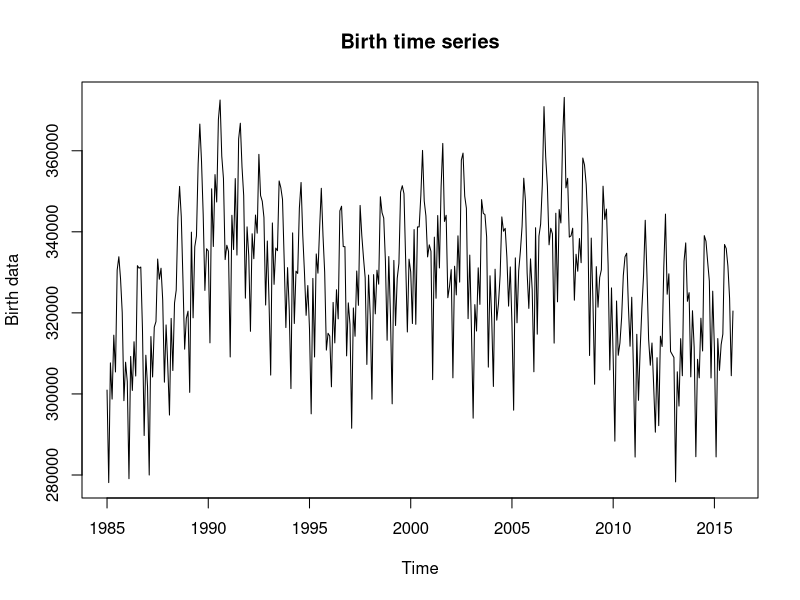
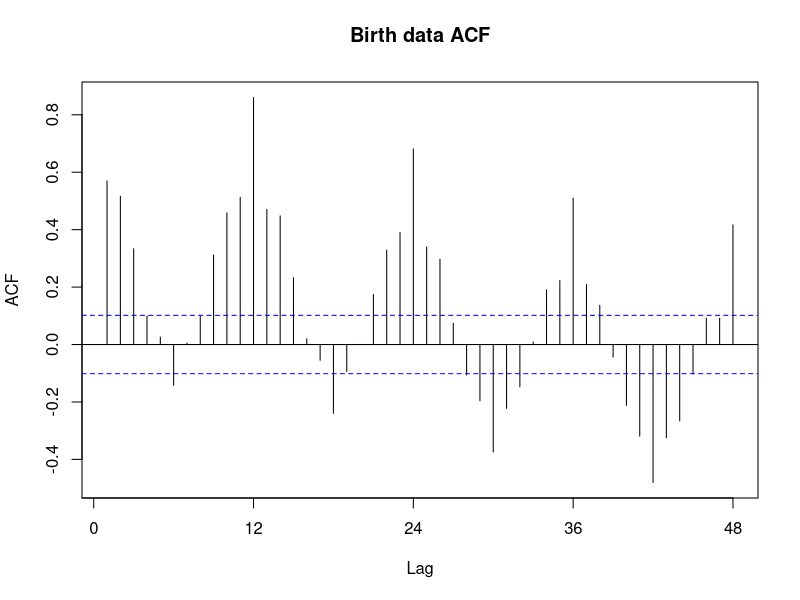
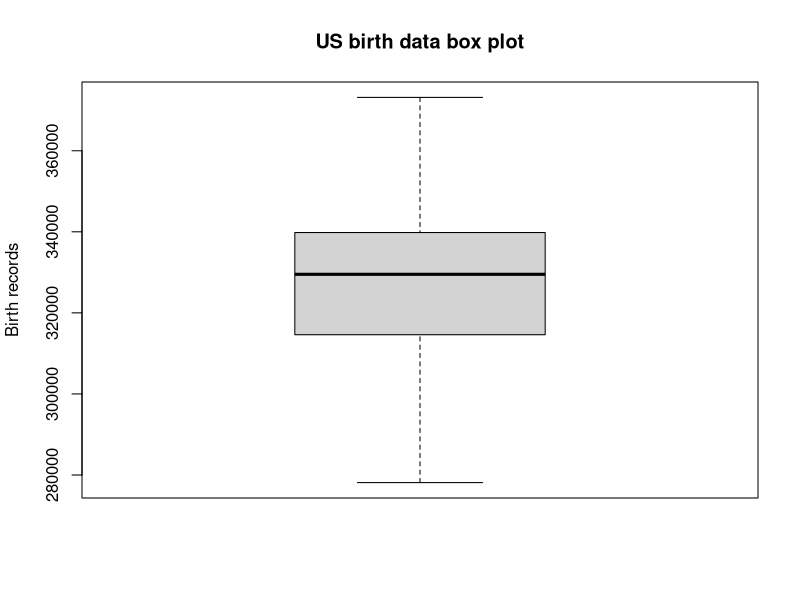
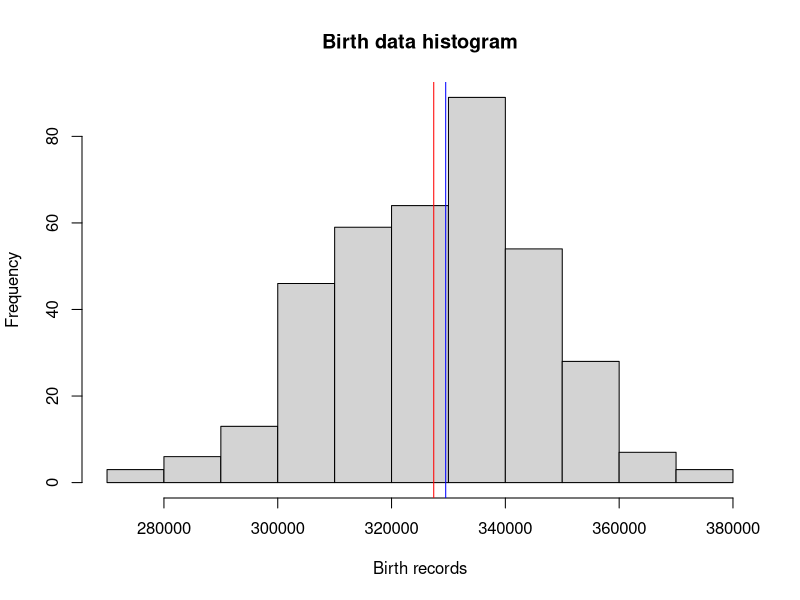
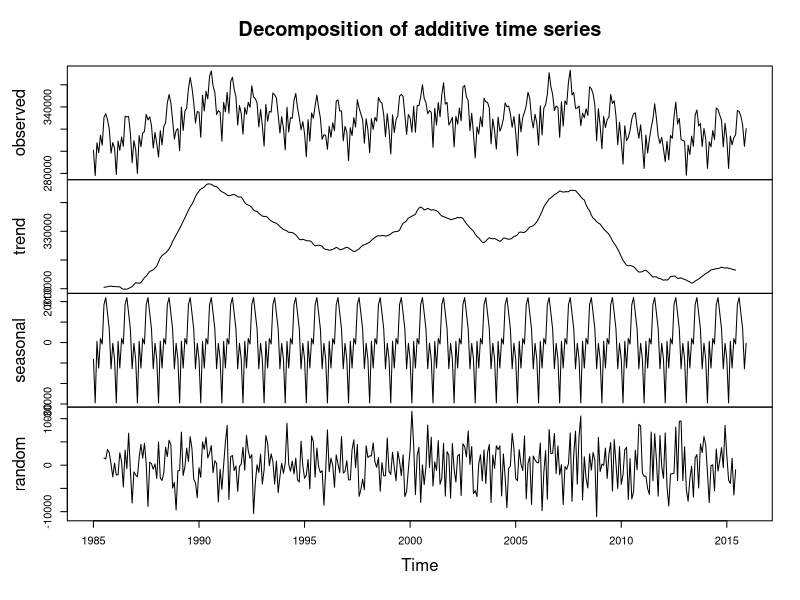
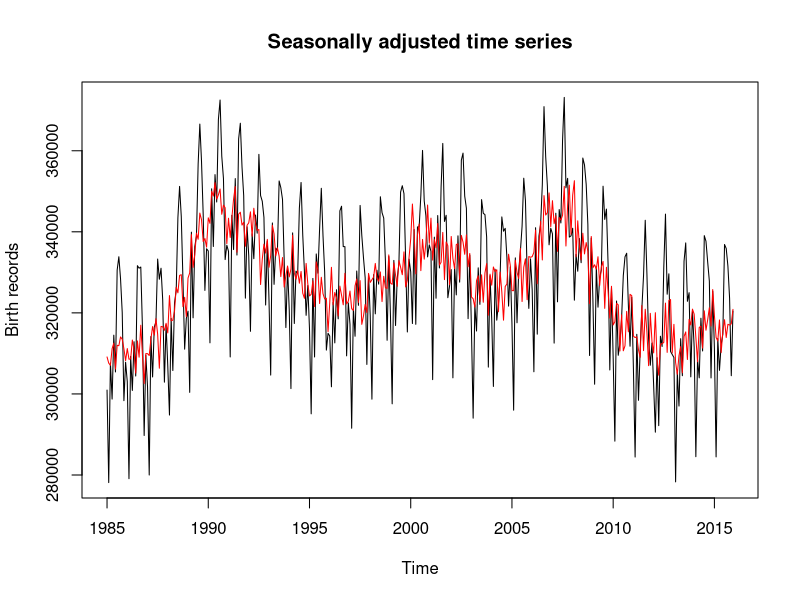
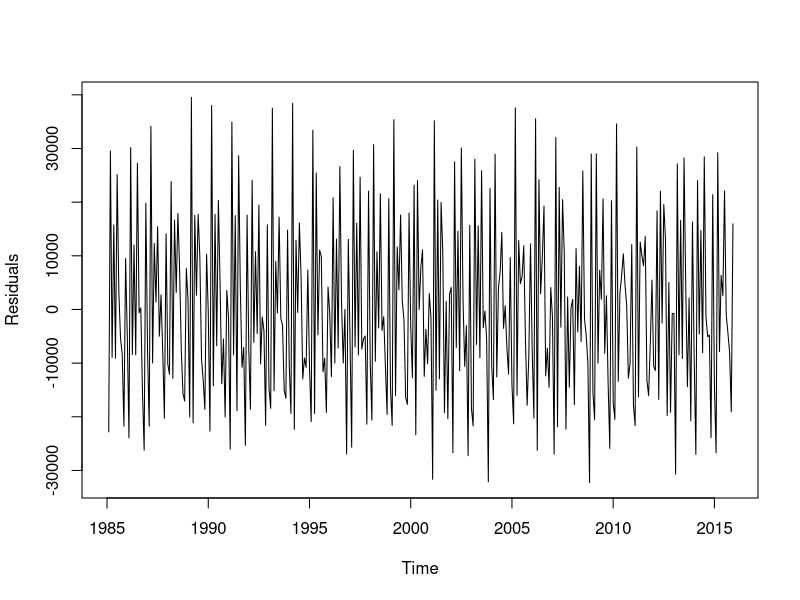
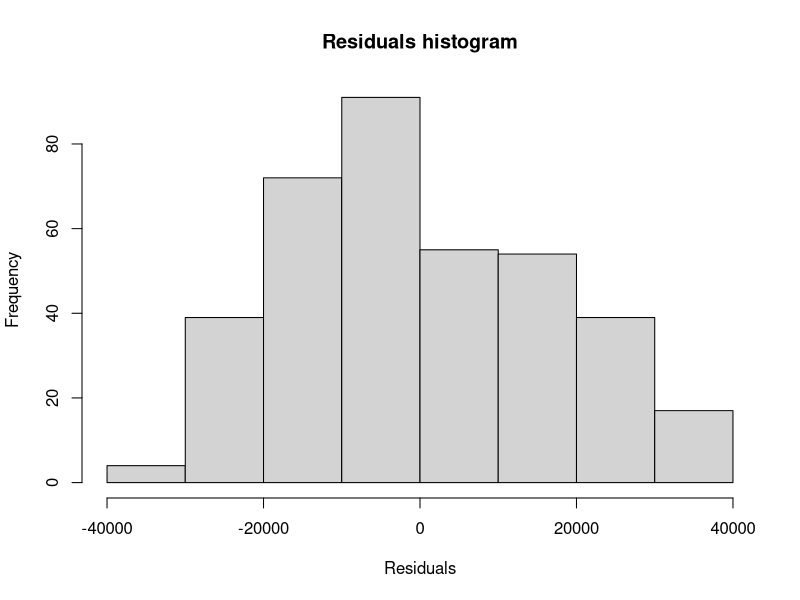

Here is the R script that generated these plots, in order:
## ---- chunk 1
library(forecast)
library(readxl)
library(TTR)

data <- read.csv('aggregated_data.csv')
ts_birth <- ts(data$Records,start=c(1985,1),frequency=12)
plot(ts_birth, main="Birth time series", ylab = "Birth data")
## ---- chunk 2
data
## ---- chunk 3
Acf(ts_birth, lag.max=48, main = "Birth data ACF")
## ---- chunk 4
fivenum(ts_birth)
mean(ts_birth)

birth_mean <- mean(ts_birth)  
birth_median <- median(ts_birth)


boxplot(ts_birth, main="US birth data box plot",ylab="Birth records")
hist(ts_birth, main="Birth data histogram",xlab="Birth records")
abline(v = birth_mean, col = "red", lwd = 1, lty = 1)   
abline(v = birth_median, col = "blue", lwd = 1, lty = 1)
## ---- chunk 5
decomp <- decompose(ts_birth)
plot(decomp)
## ---- chunk 6
attributes(decomp)
decomp$trend
## ---- chunk 7
decomp$seasonal
decomp$type
## ---- chunk 8
s_adj <- seasadj(decomp)
plot(ts_birth,
      main = 'Seasonally adjusted time series',
      xlab = 'Time',
      ylab = 'Birth records')
lines(s_adj, col='red')
## ---- chunk 9
naive_f <- naive(ts_birth,60)

plot(naive_f$residuals, xlab="Time", ylab="Residuals")
hist(naive_f$residuals, xlab="Residuals", main="Residuals histogram")

## ---- chunk 10
naive_f$fitted
naive_f$residuals

plot(naive_f$residuals~naive_f$fitted, main = "Residual-Fitted values plot",ylab="Residuals",xlab="Fitted values")
plot(naive_f$residuals~naive_f$x, main = "Residual-Actual values plot",ylab="Residuals",xlab="Actual values")
Acf (naive_f$residuals, lag.max=48, main="Residuals ACF")
## ---- chunk 11
naive_ac <- accuracy(naive_f)
naive_forecast <- forecast(naive_f,h=12)
plot(ts_birth, main = "Birth time series",ylab="Birth records")
lines(naive_forecast$mean, col='red')

plot(naive_forecast)
## ---- chunk 12
# Moving average
plot(ts_birth, xlab="Time",ylab="Birth Records", main = "Time series and forecasts")

# I am using the simple moving average
# SMA: n =3, in red
sma_3 <- SMA(ts_birth,n= 3)
lines(sma_3, col='red')
sma3_f <- forecast(sma_3,h=60)

# SMA: n =6, in blue
sma_6 <- SMA(ts_birth,n= 6)
lines(sma_6, col='blue')
sma6_f <- forecast(sma_6,h=60)

# SMA: n =12, in green
sma_12 <- SMA(ts_birth,n= 12)
lines(sma_12, col='green')
sma12_f <- forecast(sma_12,h=60)

plot(sma3_f)
plot(sma6_f)
plot(sma12_f)

## ---- chunk 13
plot(sma3_f$residuals, xlab="Time", ylab="Residuals")
hist(sma3_f$residuals, xlab="Residuals", main="Residuals histogram")
plot(sma3_f$residuals~sma3_f$fitted, main = "Residual-Fitted values plot",ylab="Residuals",xlab="Fitted values")
plot(sma3_f$residuals~sma3_f$x, main = "Residual-Actual values plot",ylab="Residuals",xlab="Actual values")
Acf(sma3_f$residuals,lag.max=48,main="Residuals ACF")

sma3_f$residuals
## ---- chunk 14
plot(sma6_f$residuals, xlab="Time", ylab="Residuals")
hist(sma6_f$residuals, xlab="Residuals", main="Residuals histogram")
plot(sma6_f$residuals~sma6_f$fitted, main = "Residual-Fitted values plot",xlab="Residuals",ylab="Fitted values")
plot(sma6_f$residuals~sma6_f$x, main = "Residual-Actual values plot",xlab="Residuals",ylab="Actual values")

attributes(sma6_f)
sma6_f$residuals
## ---- chunk 15
plot(sma12_f$residuals, xlab="Time", ylab="Residuals")
hist(sma12_f$residuals, xlab="Residuals", main="Residuals histogram")
plot(sma12_f$residuals~sma12_f$fitted, main = "Residual-Fitted values plot",xlab="Residuals",ylab="Fitted values")
plot(sma12_f$residuals~sma12_f$x, main = "Residual-Actual values plot",xlab="Residuals",ylab="Actual values")
## ---- chunk 16
ses <- HoltWinters(ts_birth,beta = FALSE,gamma=FALSE)
ses_forecast <- forecast(ses,h=60)
## ---- chunk 17
ses$alpha

ses_forecast$fitted[2]

sd(ses_forecast$residuals)
## ---- chunk 18

plot(ses_forecast$residuals, xlab="Time", ylab="Residuals")
hist(ses_forecast$residuals, xlab="Residuals", main="Residuals histogram")
Acf (ses_forecast$residuals,lag.max=48,main="Residuals ACF")


plot(ses_forecast$residuals~naive_f$fitted, main = "Residual-Fitted values plot",ylab="Residuals",xlab="Fitted values")
plot(ses_forecast$residuals~naive_f$x, main = "Residual-Actual values plot",ylab="Residuals",xlab="Actual values")



## ---- chunk 19
plot(ses_forecast, main ="Simple Exponential Smoothing forecast")
## ---- chunk 20
plot(ts_birth, main="Actual data & forecasts",ylab="Birth records")
lines(ses_forecast$fitted,col='red')
## ---- chunk 21
HW <- HoltWinters(ts_birth)
HW_f <- forecast(HW,h=60)

HW$alpha
HW$beta
HW$gamma

plot(ts_birth, main="Actual data & forecasts",ylab="Birth records")
lines(HW_f$fitted,col='red')
## ---- chunk 22
plot(HW_f$residuals, xlab="Time", ylab="Residuals")
hist(HW_f$residuals, xlab="Residuals", main="Residuals histogram")
Acf (HW_f$residuals, lag.max=48, main="Residuals ACF")


plot(HW_f$residuals~naive_f$fitted, main = "Residual-Fitted values plot",ylab="Residuals",xlab="Fitted values")
plot(HW_f$residuals~naive_f$x, main = "Residual-Actual values plot",ylab="Residuals",xlab="Actual values")
## ---- chunk 23
plot(HW_f)
## ---- chunk 24
auto_fit <- auto.arima(ts_birth,trace=TRUE,stepwise=FALSE)
auto_f <- forecast(auto_fit,h=60,level=c(99.5)) 
plot(auto_f)

plot(ts_birth, main="Actual data & forecasts",ylab="Birth records")
lines(auto_f$fitted,col='red')

## ---- chunk 25
plot(auto_f$residuals, xlab="Time", ylab="Residuals")
hist(auto_f$residuals, xlab="Residuals", main="Residuals histogram")
Acf (auto_f$residuals, lag.max = 48, main = "Residuals ACF")


plot(auto_f$residuals~naive_f$fitted, main = "Residual-Fitted values plot",ylab="Residuals",xlab="Fitted values")
plot(auto_f$residuals~naive_f$x, main = "Residual-Actual values plot",ylab="Residuals",xlab="Actual values")


## ---- chunk 26
mean_f <- meanf(ts_birth,60)

plot(mean_f$residuals, xlab="Time", ylab="Residuals")
hist(mean_f$residuals, xlab="Residuals", main="Residuals histogram")

plot(mean_f$residuals~mean_f$fitted, main = "Residual-Fitted values plot",ylab="Residuals",xlab="Fitted values")
plot(mean_f$residuals~mean_f$x, main = "Residual-Actual values plot",ylab="Residuals",xlab="Actual values")
Acf (mean_f$residuals, lag.max=48, main="Residuals ACF")

plot(mean_f)

## ---- chunk 27
stl_birth <- stl(ts_birth, s.window='periodic')
stl_forecast <- forecast(stl_birth, h=60)

plot(stl_forecast$residuals, xlab="Time", ylab="Residuals")
hist(stl_forecast$residuals, xlab="Residuals", main="Residuals histogram")

plot(stl_forecast$residuals~stl_forecast$fitted, main = "Residual-Fitted values plot",ylab="Residuals",xlab="Fitted values")
plot(stl_forecast$residuals~stl_forecast$x, main = "Residual-Actual values plot",ylab="Residuals",xlab="Actual values")
Acf (stl_forecast$residuals, lag.max=48,main="Residuals ACF")

plot(stl_forecast)
## ---- chunk 28
plot(ts_birth, main="Actual data & forecasts",ylab="Birth records")
lines(stl_forecast$fitted,col='red')
## ---- chunk 29
naive_ac <- accuracy(naive_f)
mean_ac <- accuracy(mean_f)
sma3_ac <- accuracy(sma_3,ts_birth)
sma6_ac <- accuracy(sma_6,ts_birth)
sma12_ac <- accuracy(sma_12,ts_birth)
ses_ac <- accuracy(ses$fitted,ts_birth)
HW_ac <- accuracy(HW$fitted,ts_birth)
stl_ac <- accuracy(stl_forecast$fitted,ts_birth)
arima_ac <- accuracy(auto_f)
## ---- chunk 30
naive_mape <- naive_ac['Training set', 'MAPE']
mean_mape <- mean_ac['Training set', 'MAPE']
sma3_mape <- sma3_ac['Test set', 'MAPE']
sma6_mape <- sma6_ac['Test set', 'MAPE']
sma12_mape <- sma12_ac['Test set', 'MAPE']
ses_mape <- ses_ac['Test set', 'MAPE']
HW_mape <- HW_ac['Test set', 'MAPE']
stl_mape <- stl_ac['Test set', 'MAPE']
arima_mape <- arima_ac['Training set','MAPE']
## ---- chunk 31
mape_table <- data.frame(
    Method = c("Naive","Mean", "SMA3", "SMA6", "SMA12", "SES", "HW","STL","ARIMA"),
    MAPE = c(naive_mape, mean_mape,sma3_mape, sma6_mape, sma12_mape, ses_mape, HW_mape,stl_mape,arima_mape),
    stringsAsFactors = FALSE
)

mape_table
